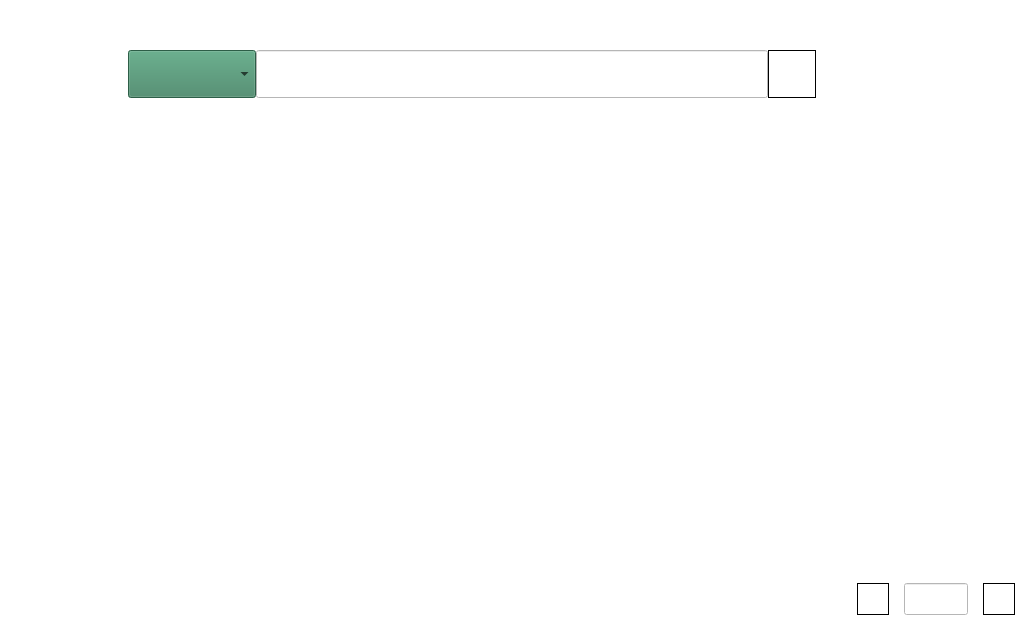
<?xml version="1.0" encoding="UTF-8"?>
<ui version="4.0">
 <class>Search</class>
 <widget class="QWidget" name="Search">
  <property name="geometry">
   <rect>
    <x>0</x>
    <y>0</y>
    <width>1030</width>
    <height>630</height>
   </rect>
  </property>
  <property name="windowTitle">
   <string>Form</string>
  </property>
  <property name="styleSheet">
   <string notr="true">background-color: rgb(255, 255, 255);</string>
  </property>
  <widget class="QPushButton" name="searchButton">
   <property name="geometry">
    <rect>
     <x>768</x>
     <y>50</y>
     <width>48</width>
     <height>48</height>
    </rect>
   </property>
   <property name="styleSheet">
    <string notr="true">color: rgb(0, 0, 0);
font: 20pt &quot;Ubuntu Sans&quot;;

 background-color: white;
 border-style: solid;
 border-width:1px;
 border-radius:50px;</string>
   </property>
   <property name="text">
    <string/>
   </property>
   <property name="icon">
    <iconset>
     <normaloff>../assets/icons8-search-32.png</normaloff>../assets/icons8-search-32.png</iconset>
   </property>
   <property name="iconSize">
    <size>
     <width>32</width>
     <height>32</height>
    </size>
   </property>
  </widget>
  <widget class="QLineEdit" name="searchEdit">
   <property name="geometry">
    <rect>
     <x>256</x>
     <y>50</y>
     <width>512</width>
     <height>48</height>
    </rect>
   </property>
   <property name="styleSheet">
    <string notr="true">font: 14pt &quot;Ubuntu Sans&quot;;
color: rgb(0, 0, 0);</string>
   </property>
   <property name="text">
    <string/>
   </property>
  </widget>
  <widget class="QComboBox" name="searchTypeComboBox">
   <property name="geometry">
    <rect>
     <x>128</x>
     <y>50</y>
     <width>128</width>
     <height>48</height>
    </rect>
   </property>
   <property name="styleSheet">
    <string notr="true">background-color: rgb(63, 131, 99);
font: 14pt &quot;Ubuntu Sans&quot;;</string>
   </property>
  </widget>
  <widget class="QPushButton" name="backResultButton">
   <property name="geometry">
    <rect>
     <x>857</x>
     <y>583</y>
     <width>32</width>
     <height>32</height>
    </rect>
   </property>
   <property name="styleSheet">
    <string notr="true">color: rgb(0, 0, 0);
font: 20pt &quot;Ubuntu Sans&quot;;

 background-color: white;
 border-style: solid;
 border-width:1px;
 border-radius:50px;</string>
   </property>
   <property name="text">
    <string/>
   </property>
   <property name="icon">
    <iconset>
     <normaloff>../assets/icons8-back-24.png</normaloff>../assets/icons8-back-24.png</iconset>
   </property>
   <property name="iconSize">
    <size>
     <width>32</width>
     <height>32</height>
    </size>
   </property>
  </widget>
  <widget class="QPushButton" name="backResultButton_2">
   <property name="geometry">
    <rect>
     <x>983</x>
     <y>583</y>
     <width>32</width>
     <height>32</height>
    </rect>
   </property>
   <property name="styleSheet">
    <string notr="true">color: rgb(0, 0, 0);
font: 20pt &quot;Ubuntu Sans&quot;;

 background-color: white;
 border-style: solid;
 border-width:1px;
 border-radius:50px;</string>
   </property>
   <property name="text">
    <string/>
   </property>
   <property name="icon">
    <iconset>
     <normaloff>../assets/icons8-forward-24.png</normaloff>../assets/icons8-forward-24.png</iconset>
   </property>
   <property name="iconSize">
    <size>
     <width>32</width>
     <height>32</height>
    </size>
   </property>
  </widget>
  <widget class="QLineEdit" name="pageResultEdit">
   <property name="geometry">
    <rect>
     <x>904</x>
     <y>583</y>
     <width>64</width>
     <height>32</height>
    </rect>
   </property>
   <property name="styleSheet">
    <string notr="true">font: 14pt &quot;Ubuntu Sans&quot;;
color: rgb(0, 0, 0);</string>
   </property>
   <property name="text">
    <string/>
   </property>
  </widget>
 </widget>
 <resources/>
 <connections/>
</ui>
